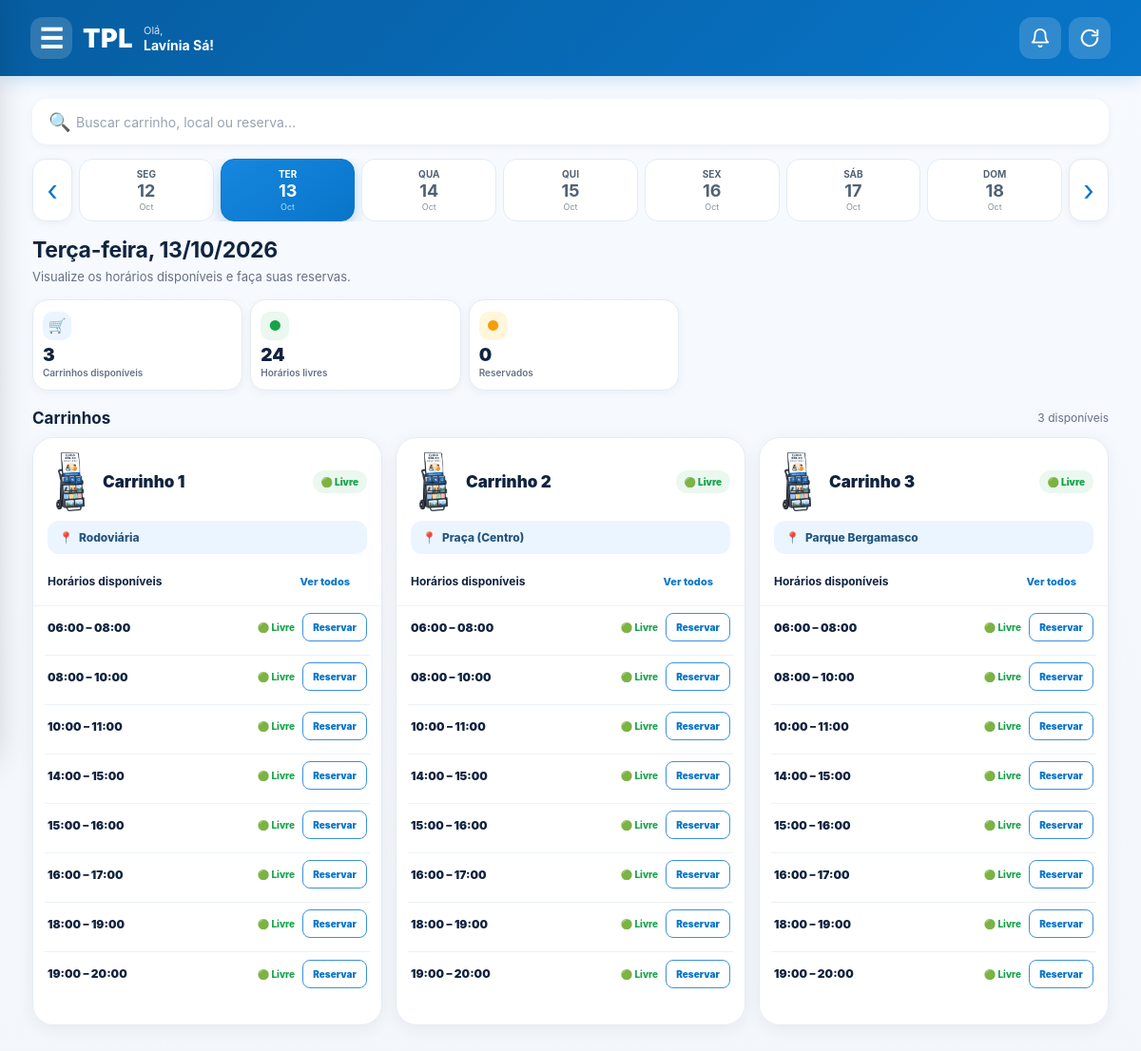
/ (signed in), run on the app's committed database.
### app/models.py (models this page shows, shortened)
class Usuario(db.Model):
    id = db.Column(
        db.Integer,
        primary_key=True
    )
    nome = db.Column(
        db.String(100),
        nullable=False
    )
    email = db.Column(
        db.String(120),
        unique=True,
        nullable=False
    )
    senha = db.Column(
        db.String(200),
        nullable=False
    )
    tipo = db.Column(
        db.String(20),
        default="IRMAO"
    )
    ativo = db.Column(
        db.Boolean,
        default=True
    )
    @property
    def is_authenticated(self):
        return True

class Carrinho(db.Model):
    id = db.Column(
        db.Integer,
        primary_key=True
    )
    nome = db.Column(
        db.String(50),
        nullable=False
    )
    ativo = db.Column(
        db.Boolean,
        default=True
    )

class Local(db.Model):
    id = db.Column(
        db.Integer,
        primary_key=True
    )
    nome = db.Column(
        db.String(100),
        nullable=False
    )
    ativo = db.Column(
        db.Boolean,
        default=True
    )

class Programacao(db.Model):
    id = db.Column(
        db.Integer,
        primary_key=True
    )
    data = db.Column(
        db.Date,
        nullable=False
    )
    hora_inicio = db.Column(
        db.Time,
        nullable=False
    )
    hora_fim = db.Column(
        db.Time,
        nullable=False
    )
    carrinho_id = db.Column(
        db.Integer,
        db.ForeignKey("carrinho.id"),
        nullable=False
    )
    local_id = db.Column(
        db.Integer,
        db.ForeignKey("local.id"),
        nullable=False
    )
    quantidade_maxima = db.Column(
        db.Integer,
        default=3
    )
    carrinho = db.relationship(
        "Carrinho"
    )
    local = db.relationship(
        "Local"
    )

### app/routes.py (the view)
@routes.route("/")
@login_required
def agenda():
    hoje = hoje_sao_paulo()
    data_parametro = request.args.get("data")
    try:
        data_selecionada = (
            date.fromisoformat(data_parametro)
            if data_parametro
            else hoje
        )
    except ValueError:
        data_selecionada = hoje
    garantir_programacao_do_dia(data_selecionada)
    segunda = data_selecionada - timedelta(
        days=data_selecionada.weekday()
    )
    nomes_dias = ["SEG", "TER", "QUA", "QUI", "SEX", "SÁB", "DOM"]
    dias_semana = [
        {
            "data": segunda + timedelta(days=i),
            "nome": nomes_dias[i]
        }
        for i in range(7)
    ]
    programacoes = (
        Programacao.query
        .filter_by(data=data_selecionada)
        .order_by(
            Programacao.carrinho_id,
            Programacao.hora_inicio
        )
        .all()
    )
    carrinhos = {}
    for programacao in programacoes:
        numero = programacao.carrinho_id
        if numero not in carrinhos:
            carrinhos[numero] = {
                "carrinho": programacao.carrinho,
                "local": programacao.local,
                "horarios": []
            }
        reservas = reservas_no_horario(
            programacao.data,
            programacao.hora_inicio,
            programacao.hora_fim,
            programacao.carrinho_id
        )
        nomes = []
        for reserva in reservas:
            nomes.extend(pessoas_da_reserva(reserva))
        total = len(nomes)
        carrinhos[numero]["horarios"].append({
            "programacao": programacao,
            "nomes": nomes,
            "total": total,
            "vagas": max(programacao.quantidade_maxima - total, 0),
            "reservas": reservas,
            "reserva": reservas[0] if reservas else None
        })
    return render_template(
        "agenda.html",
        carrinhos=list(carrinhos.values()),
        dias_semana=dias_semana,
        data_selecionada=data_selecionada,
        hoje=hoje,
        segunda=segunda,
        timedelta=timedelta,
        reservas_calendario=dados_do_calendario()
    )

### app/templates/agenda.html (shortened to what this page needs)
<!DOCTYPE html>
<html lang="pt-BR">
<head>
    <link rel="stylesheet" href="{{ url_for('static', filename='css/style.css') }}">
</head>
<body>
<header class="app-header">
    <div class="header-main">
        <div class="header-left">
            <button
                type="button"
                class="menu-button"
                onclick="abrirMenu()"
                aria-label="Abrir menu"
            >
                ☰
            </button>
            <div class="header-logo">TPL</div>
            {% if current_user.is_authenticated %}
            <div class="header-greeting">
                <small>Olá,</small>
                <strong>{{ current_user.nome }}!</strong>
            </div>
            {% endif %}
        </div>
        <div class="header-actions">
            <button
                type="button"
                class="notification-button"
                id="notificationButton"
                aria-label="Notificações"
            >
                <svg viewBox="0 0 24 24" fill="none" stroke="currentColor"
                     stroke-width="2" stroke-linecap="round" stroke-linejoin="round">
                    <path d="M18 8a6 6 0 0 0-12 0c0 7-3 9-3 9h18s-3-2-3-9"/>
                    <path d="M13.7 21a2 2 0 0 1-3.4 0"/>
                </svg>
            </button>
            <button
                type="button"
                class="refresh-button"
                id="refreshButton"
                aria-label="Atualizar página"
                title="Atualizar página"
            >
                <svg viewBox="0 0 24 24" fill="none" stroke="currentColor"
                     stroke-width="2.2" stroke-linecap="round" stroke-linejoin="round">
                    <path d="M21 12a9 9 0 1 1-2.64-6.36"/>
                    <path d="M21 3v6h-6"/>
                </svg>
            </button>
        </div>
    </div>
</header>
<main class="page">
    <div class="search-box">
        <span class="search-icon">🔍</span>
        <input
            type="search"
            id="searchInput"
            placeholder="Buscar carrinho, local ou reserva..."
            autocomplete="off"
        >
    </div>
    <section id="agendaSection">
        <div class="date-section">
            <div class="date-row">
                <a
                    class="date-arrow"
                    href="{{ url_for('routes.agenda', data=(segunda - timedelta(days=1)).isoformat()) }}"
                    aria-label="Semana anterior"
                >
                    ‹
                </a>
                <div class="dates">
                    {% for dia in dias_semana %}
                    <a
                        href="{{ url_for('routes.agenda', data=dia.data.isoformat()) }}"
                        class="date-card {% if dia.data == data_selecionada %}active{% endif %}"
                    >
                        <span>{{ dia.nome }}</span>
                        <strong>{{ dia.data.day }}</strong>
                        <small>{{ dia.data.strftime('%b') }}</small>
                    </a>
                    {% endfor %}
                </div>
                <a
                    class="date-arrow"
                    href="{{ url_for('routes.agenda', data=(segunda + timedelta(days=7)).isoformat()) }}"
                    aria-label="Próxima semana"
                >
                    ›
                </a>
            </div>
        </div>
        <section class="day-heading">
            {% set nomes_completos = {
                0: "Segunda-feira",
                1: "Terça-feira",
                2: "Quarta-feira",
                3: "Quinta-feira",
                4: "Sexta-feira",
                5: "Sábado",
                6: "Domingo"
            } %}
            <h1>
                {{ nomes_completos[data_selecionada.weekday()] }},
                {{ data_selecionada.strftime('%d/%m/%Y') }}
            </h1>
            <p>Visualize os horários disponíveis e faça suas reservas.</p>
        </section>
        {% set carrinhos_disponiveis = namespace(total=0) %}
        {% set horarios_livres = namespace(total=0) %}
        {% set horarios_reservados = namespace(total=0) %}
        {% for item in carrinhos %}
            {% set possui_vaga = namespace(valor=False) %}
            {% for horario in item.horarios %}
                {% if horario.total < horario.programacao.quantidade_maxima %}
                    {% set possui_vaga.valor = True %}
                {% endif %}
                {% if horario.total == 0 %}
                    {% set horarios_livres.total = horarios_livres.total + 1 %}
                {% else %}
                    {% set horarios_reservados.total = horarios_reservados.total + 1 %}
                {% endif %}
            {% endfor %}
            {% if possui_vaga.valor %}
                {% set carrinhos_disponiveis.total = carrinhos_disponiveis.total + 1 %}
            {% endif %}
        {% endfor %}
        {% set total_carrinhos = carrinhos_disponiveis.total %}
        <section class="stats">
            <div class="stat blue">
                <div class="stat-icon">🛒</div>
                <div class="stat-number">{{ total_carrinhos }}</div>
                <div class="stat-label">Carrinhos disponíveis</div>
            </div>
            <div class="stat green">
                <div class="stat-icon">●</div>
                <div class="stat-number">{{ horarios_livres.total }}</div>
                <div class="stat-label">Horários livres</div>
            </div>
            <div class="stat yellow">
                <div class="stat-icon">●</div>
                <div class="stat-number">{{ horarios_reservados.total }}</div>
                <div class="stat-label">Reservados</div>
            </div>
        </section>
        <div class="section-title">
            <h2>Carrinhos</h2>
            <span>{{ total_carrinhos }} disponíveis</span>
        </div>
        {% if carrinhos %}
        <div class="carts-grid">
            {% for item in carrinhos %}
            {% set uso_atual = namespace(uso=None) %}
            {% set existe_reserva = namespace(valor=False) %}
            {% for horario_cabecalho in item.horarios %}
                {% if horario_cabecalho.reserva %}
                    {% set reserva = horario_cabecalho.reserva %}
                    {% set existe_reserva.valor = True %}
                    {% for uso in reserva.uso_carrinho %}
                        {% if uso.checkout_em is none %}
                            {% set uso_atual.uso = uso %}
                        {% endif %}
                    {% endfor %}
                {% endif %}
            {% endfor %}
            <article
                class="cart-card"
                data-cart-name="{{ item.carrinho.nome }}"
                data-location="{{ item.local.nome }}"
            >
                <div class="cart-header">
                    <div class="cart-title-row">
                        <div class="cart-title">
                            <img
                                src="{{ url_for('static', filename='imagens/carrinho_tpl.png') }}"
                                alt="Carrinho"
                                class="cart-image"
                            >
                            <div>
                                <h3>{{ item.carrinho.nome }}</h3>
                            </div>
                        </div>
                        {% if uso_atual.uso %}
                        <span class="cart-status status-use">🔵 Em uso</span>
                        {% elif existe_reserva.valor %}
                        <span class="cart-status status-reserved">🟡 Reservado</span>
                        {% else %}
                        <span class="cart-status status-free">🟢 Livre</span>
                        {% endif %}
                    </div>
                </div>
                <div class="cart-location">
                    📍
                    <span>{{ item.local.nome }}</span>
                </div>
                <div class="schedule-header">
                    <strong>Horários disponíveis</strong>
                    <button type="button" class="show-all">Ver todos</button>
                </div>
                <div class="schedule-list">
                    {% for horario in item.horarios %}
                    <div
                        class="schedule-row"
                        data-time="{{ horario.programacao.hora_inicio.strftime('%H:%M') }}"
                    >
                        <div class="schedule-time">
                            {{ horario.programacao.hora_inicio.strftime('%H:%M') }}
                            –
                            {{ horario.programacao.hora_fim.strftime('%H:%M') }}
                        </div>
                        <div class="schedule-status">
                            {% if horario.total >= horario.programacao.quantidade_maxima %}
                                <span class="schedule-status full">🔴 Lotado</span>
                            {% elif horario.total > 0 %}
                                <span class="schedule-status reserved">🟡 Reservado</span>
                            {% else %}
                                <span class="schedule-status free">🟢 Livre</span>
                            {% endif %}
                        </div>
                        <div>
                            {% if horario.reserva %}
                                {% if current_user.tipo == "ADMIN" or horario.reserva.usuario_id == current_user.id %}
                                <form
                                    method="POST"
                                    action="{{ url_for('routes.excluir_reserva', reserva_id=horario.reserva.id) }}"
                                    onsubmit="return confirm('Deseja realmente excluir esta reserva?');"
                                >
                                    <button type="submit" class="delete-button">
                                        Excluir
                                    </button>
                                </form>
                                {% else %}
                                <span class="exclusive" style="background:#fff6dc;color:#b76e00;">
                                    Reservado
                                </span>
                                {% endif %}
                            {% elif data_selecionada < hoje %}
                                <span class="exclusive">Encerrado</span>
                            {% elif horario.total >= horario.programacao.quantidade_maxima %}
                                <span class="exclusive">Lotado</span>
                            {% else %}
                                <a
                                    href="{{ url_for('routes.participar', programacao_id=horario.programacao.id) }}"
                                    class="reserve-button"
                                >
                                    Reservar
                                </a>
                            {% endif %}
                        </div>
                    </div>
                    {% endfor %}
                </div>
                <div
                    class="cart-actions"
                    data-data-selecionada="{{ data_selecionada.isoformat() }}"
                    style="padding: 10px 12px 14px;"
                >
                </div>
            </article>
            {% endfor %}
        </div>
        {% else %}
        <div class="empty-state">
            <div class="empty-icon">📅</div>
            <strong>Nenhum horário cadastrado</strong>
            <p>Não há programação para este dia.</p>
        </div>
        {% endif %}
    </section>
</main>
</body>
</html>

### data on the page
Usuario: nome "Lavínia Sá"
Carrinho: carrinho.nome "Carrinho 1"
Local: local.nome "Rodoviária"
Programacao: programacao.hora_inicio "06:00", programacao.hora_fim "08:00"
Programacao: programacao.hora_inicio "08:00", programacao.hora_fim "10:00"
Programacao: programacao.hora_inicio "10:00", programacao.hora_fim "11:00"
Programacao: programacao.hora_inicio "14:00", programacao.hora_fim "15:00"
Programacao: programacao.hora_inicio "15:00", programacao.hora_fim "16:00"
Programacao: programacao.hora_inicio "16:00", programacao.hora_fim "17:00"
Programacao: programacao.hora_inicio "18:00", programacao.hora_fim "19:00"
Programacao: programacao.hora_inicio "19:00", programacao.hora_fim "20:00"
Carrinho: carrinho.nome "Carrinho 2"
Local: local.nome "Praça (Centro)"
Programacao: programacao.hora_inicio "06:00", programacao.hora_fim "08:00"
Programacao: programacao.hora_inicio "08:00", programacao.hora_fim "10:00"
Programacao: programacao.hora_inicio "10:00", programacao.hora_fim "11:00"
Programacao: programacao.hora_inicio "14:00", programacao.hora_fim "15:00"
Programacao: programacao.hora_inicio "15:00", programacao.hora_fim "16:00"
Programacao: programacao.hora_inicio "16:00", programacao.hora_fim "17:00"
Programacao: programacao.hora_inicio "18:00", programacao.hora_fim "19:00"
Programacao: programacao.hora_inicio "19:00", programacao.hora_fim "20:00"
Carrinho: carrinho.nome "Carrinho 3"
Local: local.nome "Parque Bergamasco"
Programacao: programacao.hora_inicio "06:00", programacao.hora_fim "08:00"
Programacao: programacao.hora_inicio "08:00", programacao.hora_fim "10:00"
Programacao: programacao.hora_inicio "10:00", programacao.hora_fim "11:00"
Programacao: programacao.hora_inicio "14:00", programacao.hora_fim "15:00"
Programacao: programacao.hora_inicio "15:00", programacao.hora_fim "16:00"
Programacao: programacao.hora_inicio "16:00", programacao.hora_fim "17:00"
Programacao: programacao.hora_inicio "18:00", programacao.hora_fim "19:00"
Programacao: programacao.hora_inicio "19:00", programacao.hora_fim "20:00"

### other printed values
{{ dia.nome }} "SEG" "TER" "QUA" "QUI" "SEX" "SÁB" "DOM"
{{ dia.data.day }} "12" "13" "14" "15" "16" "17" "18"
{{ dia.data.strftime('%b') }} "Oct" "Oct" "Oct" "Oct" "Oct" "Oct" "Oct"
{{ nomes_completos[data_selecionada.weekday()] }} "Terça-feira"
{{ data_selecionada.strftime('%d/%m/%Y') }} "13/10/2026"
{{ total_carrinhos }} "3"
{{ horarios_livres.total }} "24"
{{ horarios_reservados.total }} "0"
